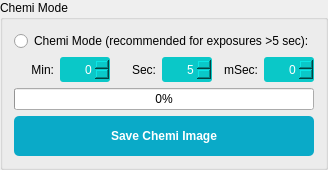
                  <widget class="QGroupBox" name="groupBox_3">
                   <property name="title">
                    <string>Chemi Mode</string>
                   </property>
                   <layout class="QVBoxLayout" name="verticalLayout_16">
                    <item>
                     <widget class="QRadioButton" name="radioChemiMode">
                      <property name="text">
                       <string>Chemi Mode (recommended for exposures &gt;5 sec):</string>
                      </property>
                     </widget>
                    </item>
                    <item>
                     <layout class="QVBoxLayout" name="verticalLayout_12">
                      <item>
                       <layout class="QHBoxLayout" name="horizontalLayout_26">
                        <item>
                         <layout class="QHBoxLayout" name="horizontalLayout_25">
                          <item>
                           <widget class="QLabel" name="label_48">
                            <property name="text">
                             <string>Min:</string>
                            </property>
                            <property name="alignment">
                             <set>Qt::AlignRight|Qt::AlignTrailing|Qt::AlignVCenter</set>
                            </property>
                           </widget>
                          </item>
                          <item>
                           <widget class="QSpinBox" name="spinLongExposureMin">
                            <property name="minimumSize">
                             <size>
                              <width>50</width>
                              <height>25</height>
                             </size>
                            </property>
                            <property name="maximumSize">
                             <size>
                              <width>50</width>
                              <height>16777215</height>
                             </size>
                            </property>
                            <property name="layoutDirection">
                             <enum>Qt::LeftToRight</enum>
                            </property>
                            <property name="styleSheet">
                             <string notr="true">QSpinBox{	
background-color : rgb(10, 200, 200);
color:rgb(255, 255, 255);
font: 10pt &quot;Segoe UI&quot;;
border-radius: 3px;
}</string>
                            </property>
                            <property name="alignment">
                             <set>Qt::AlignRight|Qt::AlignTrailing|Qt::AlignVCenter</set>
                            </property>
                            <property name="readOnly">
                             <bool>false</bool>
                            </property>
                            <property name="minimum">
                             <number>0</number>
                            </property>
                            <property name="maximum">
                             <number>59</number>
                            </property>
                            <property name="singleStep">
                             <number>1</number>
                            </property>
                            <property name="value">
                             <number>0</number>
                            </property>
                           </widget>
                          </item>
                         </layout>
                        </item>
                        <item>
                         <layout class="QHBoxLayout" name="horizontalLayout_22">
                          <item>
                           <widget class="QLabel" name="label_50">
                            <property name="text">
                             <string>Sec:</string>
                            </property>
                            <property name="alignment">
                             <set>Qt::AlignRight|Qt::AlignTrailing|Qt::AlignVCenter</set>
                            </property>
                           </widget>
                          </item>
                          <item>
                           <widget class="QSpinBox" name="spinLongExposureSec">
                            <property name="minimumSize">
                             <size>
                              <width>50</width>
                              <height>25</height>
                             </size>
                            </property>
                            <property name="maximumSize">
                             <size>
                              <width>50</width>
                              <height>16777215</height>
                             </size>
                            </property>
                            <property name="layoutDirection">
                             <enum>Qt::LeftToRight</enum>
                            </property>
                            <property name="styleSheet">
                             <string notr="true">QSpinBox{	
background-color : rgb(10, 200, 200);
color:rgb(255, 255, 255);
font: 10pt &quot;Segoe UI&quot;;
border-radius: 3px;
}</string>
                            </property>
                            <property name="alignment">
                             <set>Qt::AlignRight|Qt::AlignTrailing|Qt::AlignVCenter</set>
                            </property>
                            <property name="readOnly">
                             <bool>false</bool>
                            </property>
                            <property name="minimum">
                             <number>5</number>
                            </property>
                            <property name="maximum">
                             <number>59</number>
                            </property>
                            <property name="singleStep">
                             <number>1</number>
                            </property>
                            <property name="value">
                             <number>5</number>
                            </property>
                           </widget>
                          </item>
                         </layout>
                        </item>
                        <item>
                         <layout class="QHBoxLayout" name="horizontalLayout_16">
                          <item>
                           <widget class="QLabel" name="label_51">
                            <property name="text">
                             <string>mSec:</string>
                            </property>
                            <property name="alignment">
                             <set>Qt::AlignRight|Qt::AlignTrailing|Qt::AlignVCenter</set>
                            </property>
                           </widget>
                          </item>
                          <item>
                           <widget class="QSpinBox" name="spinLongExposureMilliSec">
                            <property name="minimumSize">
                             <size>
                              <width>50</width>
                              <height>25</height>
                             </size>
                            </property>
                            <property name="maximumSize">
                             <size>
                              <width>50</width>
                              <height>16777215</height>
                             </size>
                            </property>
                            <property name="layoutDirection">
                             <enum>Qt::LeftToRight</enum>
                            </property>
                            <property name="styleSheet">
                             <string notr="true">QSpinBox{	
background-color : rgb(10, 200, 200);
color:rgb(255, 255, 255);
font: 10pt &quot;Segoe UI&quot;;
border-radius: 3px;
}</string>
                            </property>
                            <property name="alignment">
                             <set>Qt::AlignRight|Qt::AlignTrailing|Qt::AlignVCenter</set>
                            </property>
                            <property name="readOnly">
                             <bool>false</bool>
                            </property>
                            <property name="minimum">
                             <number>0</number>
                            </property>
                            <property name="maximum">
                             <number>999</number>
                            </property>
                            <property name="singleStep">
                             <number>1</number>
                            </property>
                            <property name="value">
                             <number>0</number>
                            </property>
                           </widget>
                          </item>
                         </layout>
                        </item>
                       </layout>
                      </item>
                      <item>
                       <widget class="QProgressBar" name="progressExposureTime">
                        <property name="value">
                         <number>0</number>
                        </property>
                        <property name="textVisible">
                         <bool>true</bool>
                        </property>
                        <property name="orientation">
                         <enum>Qt::Horizontal</enum>
                        </property>
                        <property name="invertedAppearance">
                         <bool>false</bool>
                        </property>
                        <property name="format">
                         <string>%p%</string>
                        </property>
                       </widget>
                      </item>
                     </layout>
                    </item>
                    <item>
                     <widget class="QPushButton" name="buttonSaveChemi">
                      <property name="enabled">
                       <bool>true</bool>
                      </property>
                      <property name="sizePolicy">
                       <sizepolicy hsizetype="Minimum" vsizetype="Fixed">
                        <horstretch>0</horstretch>
                        <verstretch>0</verstretch>
                       </sizepolicy>
                      </property>
                      <property name="minimumSize">
                       <size>
                        <width>0</width>
                        <height>40</height>
                       </size>
                      </property>
                      <property name="styleSheet">
                       <string notr="true">QPushButton{	
background-color : rgb(10, 170, 200);
color:rgb(255, 255, 255);
font: 11pt &quot;Segoe UI&quot;;
font: bold;
border-radius: 5px;}

QPushButton::pressed{background-color :rgb(200, 0,100);}</string>
                      </property>
                      <property name="text">
                       <string>Save Chemi Image</string>
                      </property>
                     </widget>
                    </item>
                   </layout>
                  </widget>
